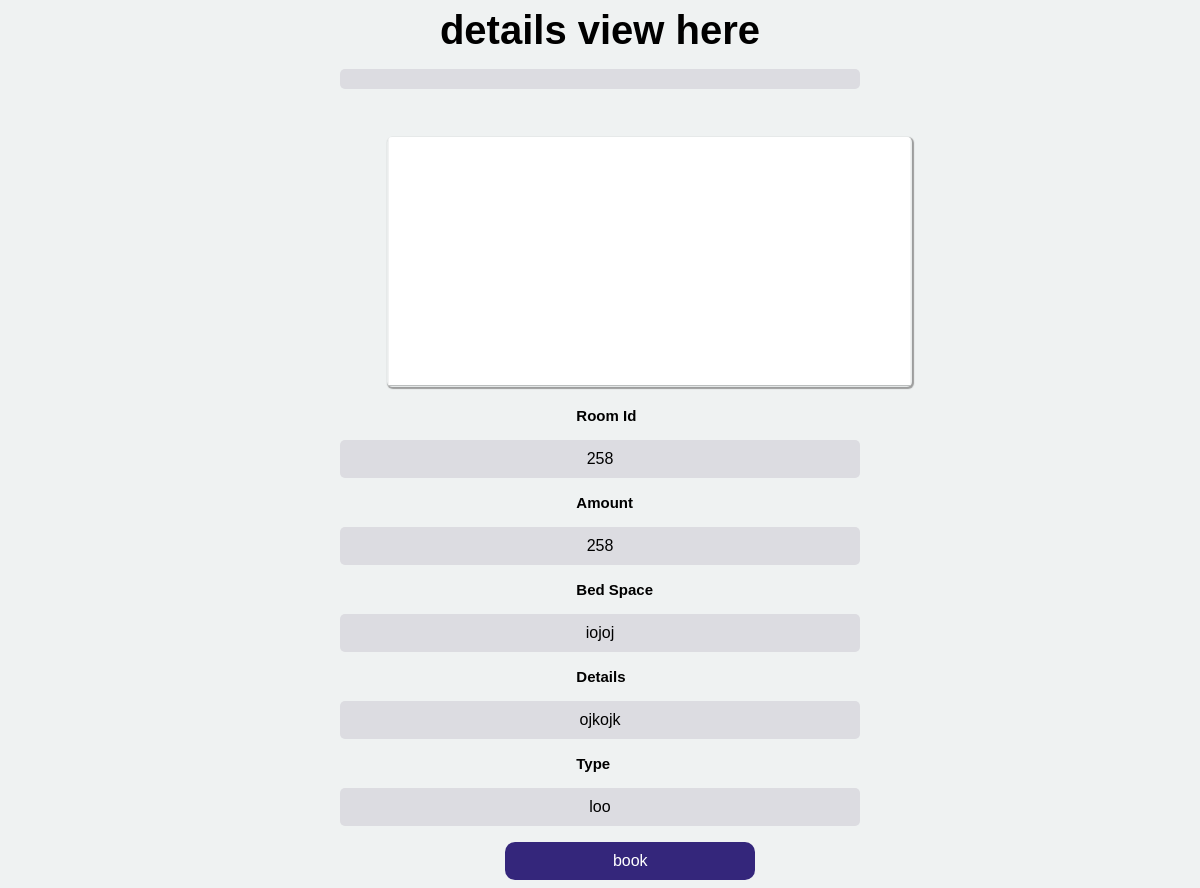
The app's page /image/68 with its own data.
### hotalapp/models.py (models this page shows)
class data(models.Model):
      room_id=models.IntegerField(null=True)
      amount=models.IntegerField(null=True)
      bed_space=models.CharField(max_length=200,null=True)
      details=models.CharField(max_length=200,null=True)
      type=models.CharField(max_length=200,null=True)
      image=models.ImageField(null=True,blank=True,upload_to="images/")

### hotalapp/views.py (the view)
# urls.py: path('image/<str:pk>',views.image,name="image"),
def image(request,pk):
    cr=data.objects.get(id=pk)
    return render(request,"book.html",{'cm':cr})

### template/book.html (shortened to what this page needs)
<!DOCTYPE html>
<html lang="en">
<head>
</head>
<body>
    <table>
  <h1 >details view here</h1>
  <p><a href=""></a></p>
        <tr>
            <img src="{{ cm.image.url }}"/>
            <h4>room id</h4>
            <p>{{cm.room_id}}</p>
            <h4>amount </h4>
            <p>{{cm.amount}}</p>
            <h4>bed space</h4>
            <p>{{cm.bed_space}}</p>
            <h4>details</h4>
            <p>{{cm.details}}</p>
            <h4> type</h4>
            <p>{{cm.type}}</p>
        </tr>
        <button type="submit">book</button>
    </table>
</body>
</html>

### template/book.html (style rules this page uses)
body { background-color: rgba(220, 228, 228, 0.452); }
table { width: 100%; border-spacing: 20px; }
p, th { text-align: center; padding: 10px; font-family: sans-serif; border-radius: 5px; }
p { background-color: rgb(220, 220, 225); width: 500px; margin: auto; margin-top: 1rem; }
h4 { margin: auto; margin-left: 48%; margin-top: 1rem; text-transform: capitalize; font-size: 15px; font-weight: 700; font-family: sans-serif; }
img { margin-top: 3rem; width: 525px; height: 250px; border-radius: 5px; box-shadow: 1px 1px 1px 1px rgba(61, 58, 58, 0.461); margin-left: 32%; }
h1 { margin: auto; text-align: center; font-size: 40px; font-family: sans-serif; }
button { margin: auto; text-align: center; margin-left: 42%; margin-top: 1rem; padding: 10px; width: 250px; color: rgb(255, 255, 255); font-size: 16px; background-color: rgb(52, 38, 123); border: none; border-radius: 10px; }

### records on screen
data: image (picture), room_id "258", amount "258", bed_space "iojoj", details "ojkojk", type "loo"
